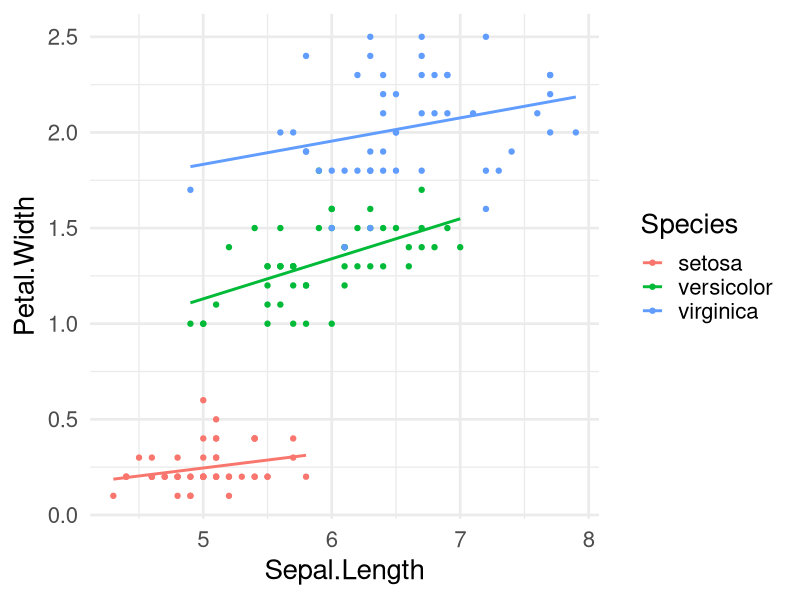
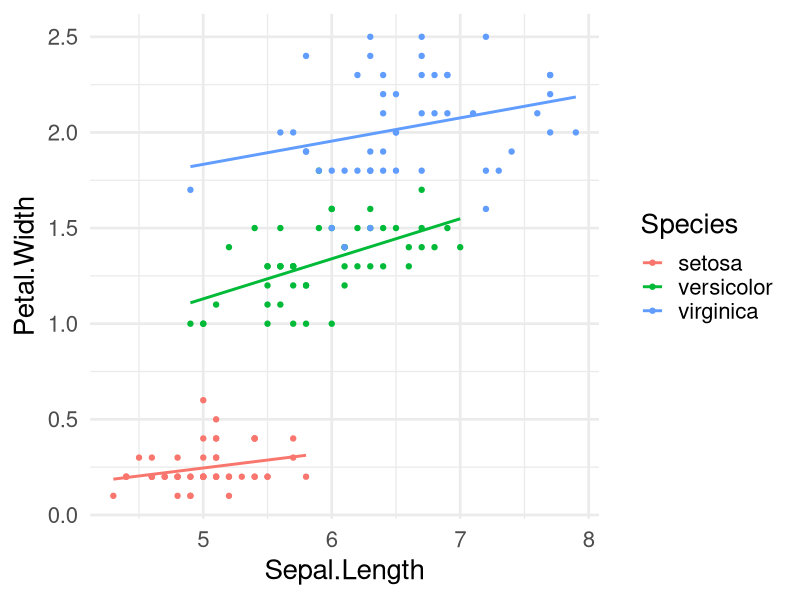

Write R code to recreate these figures, in order.
## ---- chunk 1
dat <- iris
summary(iris)
## ---- chunk 2
library(ggplot2)
dat |>
    ggplot(aes(x = Sepal.Length, y = Petal.Width, color = Species)) +
    geom_point() +
    geom_smooth(method = "lm", se = FALSE) +
    theme_minimal(20)
## ---- chunk 3
#| echo: false
#| fig-align: center

library(ggplot2)
dat |>
    ggplot(aes(x = Sepal.Length, y = Petal.Width, color = Species)) +
    geom_point() +
    geom_smooth(method = "lm", se = FALSE) +
    theme_minimal(20)
## ---- chunk 4
#| echo: true
fit <- lm(Petal.Width ~ Sepal.Length * Species, data = dat)
summary(fit)
## ---- chunk 5
#| echo: true
#| tbl-cap: My caption

library(flextable)
library(broom)

fit |> 
    broom::tidy() |> 
    flextable() |> 
    autofit() |> 
    theme_booktabs()
